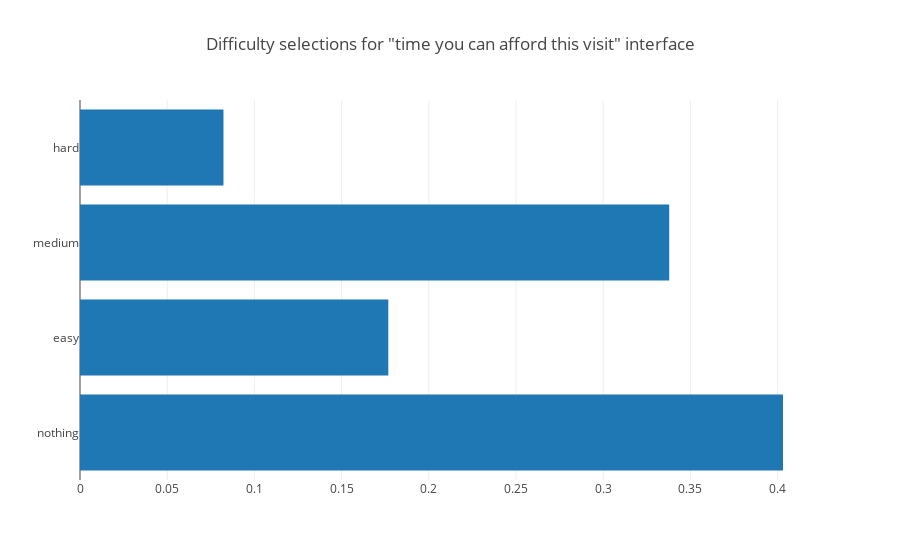

The notebook cell saved with this chart:
### Code cell
plotdict(get_choose_difficulty_counts_for_user_list_user_normalized(difficulty_interface_to_users['time_afford']), 'Difficulty selections for "time you can afford this visit" interface')

### Figure 1 — Plotly figure (JSON) as saved in the notebook; plotly's stock layout.template omitted (floating-point values rounded to 4 significant figures)
{"data": [{"orientation": "h", "type": "bar", "uid": "6618b407-4905-41df-a056-104e615a1030", "x": [0.4031, 0.1768, 0.3379, 0.08227], "y": ["nothing", "easy", "medium", "hard"]}], "layout": {"title": {"text": "Difficulty selections for \"time you can afford this visit\" interface"}}}
